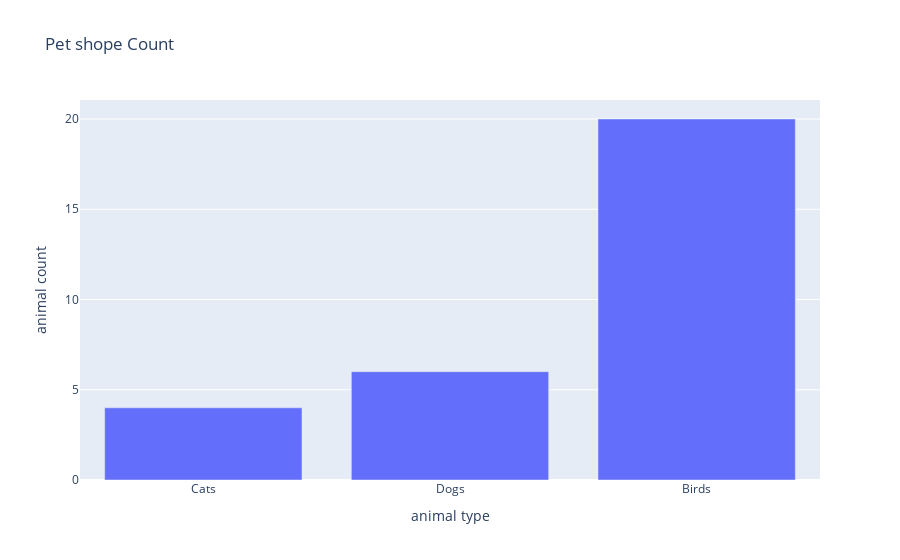

Notebook code for this chart:
### Code cell
a = px.bar(
      x = ["Cats","Dogs","Birds"],
      y = [  4   ,  6   ,   20   ],
    labels={'x':'animal type', 'y': 'animal count'},
    title='Pet shope Count'
      )
a.show()

### Figure 1 — Plotly figure (JSON) as saved in the notebook; plotly's stock layout.template omitted (floating-point values rounded to 4 significant figures)
{"data": [{"alignmentgroup": "True", "hovertemplate": "animal type=%{x}<br>animal count=%{y}<extra></extra>", "legendgroup": "", "marker": {"color": "#636efa", "pattern": {"shape": ""}}, "name": "", "offsetgroup": "", "orientation": "v", "showlegend": false, "textposition": "auto", "type": "bar", "x": ["Cats", "Dogs", "Birds"], "xaxis": "x", "y": [4, 6, 20], "yaxis": "y"}], "layout": {"barmode": "relative", "legend": {"tracegroupgap": 0}, "title": {"text": "Pet shope Count"}, "xaxis": {"anchor": "y", "domain": [0, 1], "title": {"text": "animal type"}}, "yaxis": {"anchor": "x", "domain": [0, 1], "title": {"text": "animal count"}}}}
